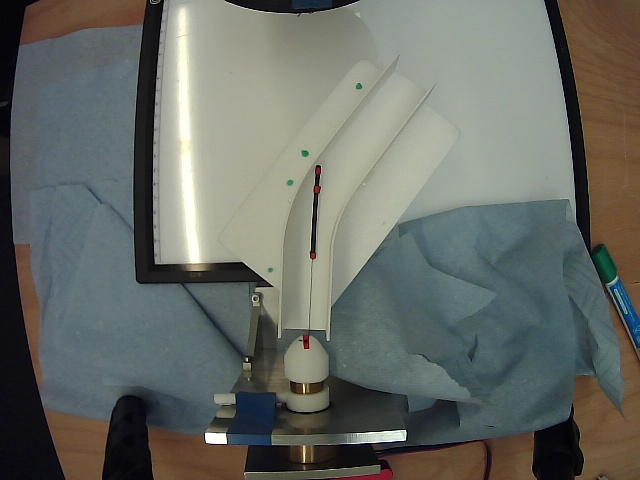
#> input picture focused_image_straight.jpg, 640 x 480 px, found by its file name
$ python hardware_move.py
#> lines starting #> are read from the running program, lines starting #| are printed output that depends on the picture; after the words box and inside, x2 and y2 are one past the last pixel; in counts of white or black regions, pixels touching at a corner belong together
#> (reads scrap/red_roi_box.json from the repository)
### proper_research/vision/bounds_beam.py
import cv2
import json
import os
import numpy as np
import matplotlib.pyplot as plt
from proper_research.vision.vision_w_tangnet import detect_4_red_markers_in_roi
from proper_research.vision.measure_length import new_capture
from proper_research.vision.line_fit_through_points import measure_tip_base_angles,make_beam_frame_from_proximal_markers, project_point_to_beam_frame
from proper_research.vision.detect_blue import load_manual_vessel_boundaries_with_frame
# from proper_research.vision.boundaries import detect_blue_vessel_boundaries, smooth_boundary
RED_ROI_CONFIG_FILE = "red_roi_box.json"
BLUE_ROI_CONFIG_FILE = "blue_roi_box.json"
GREEN_ROI_CONFIG_FILE = "green_roi_box.json"
MANUAL_VESSEL_BOUNDARY_FILE = "manual_vessel_boundaries.json"
# [175 lines left out: functions save_roi_box, load_search_area, area_to_bbox, draw_area_overlay, plot_contact_lumen_debug, not called in this run]
def unit(v):
    v = np.asarray(v, float)
    return v / (np.linalg.norm(v) + 1e-12)
# [274 lines left out: functions build_lumen_from_parametric_boundaries, make_fixed_local_frame, make_fixed_local_frame, load_roi_box, compute_tip_wall_distances_with_radius, beam_polyline_from_markers and 3 more, not called in this run]
import cv2
import numpy as np
# from skimage.morphology import skeletonize
# from skimage.graph import route_through_array

# [1136 lines left out: functions compute_marker_anchored_black_beam_length_px, draw_beam_and_vessel_overlay, interpolate_boundary_x_at_y, compare_beam_to_vessel, mm_to_px_distance, compute_beam_length_px and 14 more, not called in this run]
def px_to_mm_distance(dist_px, mm_per_pixel):
    return float(dist_px * mm_per_pixel)
# [64 lines left out: functions order_beam_markers, image_to_base_frame, not called in this run]


class AngleUnwrapper:
    def __init__(self):
        self.prev = None

    # [13 lines left out: function __call__, not called in this run]


unwrap_tip_angle = AngleUnwrapper()

def order_beam_marker_candidates(candidates, pivot_hint=None):
    items = list(candidates)

    # 2026-09-14: 2-marker case added for a short-insertion (<~25mm)
    # calibration check, where only base+tip are visible (tangent_start /
    # mag_start markers not yet clear of the advancer/sheath). Every
    # existing caller still passes min_markers=3 by default, so this branch
    # is opt-in, not a change to default behaviour.
    if len(items) not in (2, 3, 4):
        raise ValueError(f"Expected 2, 3, or 4 candidates, got {len(items)}")

    pts = [np.array(c["point"], dtype=np.float32) for c in items]

    if pivot_hint is not None:
        pivot_hint = np.array(pivot_hint, dtype=np.float32)
        start_idx = int(np.argmin([np.linalg.norm(p - pivot_hint) for p in pts]))
    else:
        start_idx = int(np.argmin([p[0] for p in pts]))

    ordered = [items.pop(start_idx)]

    while items:
        last_pt = np.array(ordered[-1]["point"], dtype=np.float32)
        next_idx = int(np.argmin([
            np.linalg.norm(np.array(c["point"], dtype=np.float32) - last_pt)
            for c in items
        ]))
        ordered.append(items.pop(next_idx))

    if len(ordered) == 4:
        base_c, mag_start_c, tangent_start_c, tip_c = ordered
    elif len(ordered) == 3:
        base_c, tangent_start_c, tip_c = ordered
        mag_start_c = None
    else:  # 2: base + tip only, no tangent_start marker visible
        base_c, tip_c = ordered
        mag_start_c = None
        tangent_start_c = None

    return base_c, mag_start_c, tangent_start_c, tip_c
def signed_angle_between_vectors(v1, v2):
    a1 = np.arctan2(v1[1], v1[0])
    a2 = np.arctan2(v2[1], v2[0])
    ang = np.degrees(a2 - a1)

    while ang > 180:
        ang -= 360
    while ang < -180:
        ang += 360

    return float(ang)
# [6 lines left out: function normalize_2d, not called in this run]
def measure_tip_state_4markers(
    image_filename="focused_image.jpg",
    roi_box=None,
    roi_polygon=None,
    show=True,
    show_debug_markers=False,
    unwrap_angle=True,
    pivot_hint=None,
    base_px_ref=None,
    ex_ref=None,
    ey_ref=None,
):
#> called with image_filename = 'focused_image_straight.jpg', roi_box = (240, 49, 126, 233), show = False, show_debug_markers = False, unwrap_angle = False, pivot_hint = (318.2, 369.7)
    image_bgr = cv2.imread(image_filename)
#> image_bgr is the input picture: shape (480, 640, 3); mean B, G, R 100.8, 107, 103.6
    if image_bgr is None:
        raise FileNotFoundError(f"Could not read image at {image_filename}")

    detected_candidates = detect_4_red_markers_in_roi(
        image_bgr,
        roi_box=roi_box,
        roi_polygon=roi_polygon,
        min_area=4,
        max_area=40000,
        sat_min=50,
        val_min=40,
        hue1_high=10,
        hue2_low=170,
        show_debug=show_debug_markers,
        min_markers=3,
        max_markers=4,
    )

    if detected_candidates is None or len(detected_candidates) < 3:
        raise RuntimeError(
            f"Expected at least 3 detected red markers, got: {detected_candidates}"
        )

    base_c, mag_start_c, tangent_start_c, tip_c = order_beam_marker_candidates(
        detected_candidates,
        pivot_hint=pivot_hint
    )

    # base_px = base_c["point"]
    base_px = (318.0,292.0)

    mag_start_px = None if mag_start_c is None else mag_start_c["point"]
    tangent_start_px = tangent_start_c["point"]
    tip_px = tip_c["point"]

    base = np.array(base_px, dtype=np.float32)
    tangent_start = np.array(tangent_start_px, dtype=np.float32)
    tip = np.array(tip_px, dtype=np.float32)

    mag_start = None if mag_start_px is None else np.array(mag_start_px, dtype=np.float32)

    # -------------------------------------------------
    # USE STRAIGHT-IMAGE FRAME IF PROVIDED
    # -------------------------------------------------
    if base_px_ref is not None and ex_ref is not None and ey_ref is not None:
        base_ref = np.asarray(base_px_ref, dtype=float).reshape(2,)
        base_cart = np.array([base_ref[0], -base_ref[1]], dtype=float)

        ex_fit = np.asarray(ex_ref, dtype=float).reshape(2,)
        ey_fit = np.asarray(ey_ref, dtype=float).reshape(2,)

        ex_fit = ex_fit / (np.linalg.norm(ex_fit) + 1e-12)
        ey_fit = ey_fit / (np.linalg.norm(ey_fit) + 1e-12)
    else:
        if mag_start is not None:
            base_cart, ex_fit, ey_fit = make_beam_frame_from_proximal_markers(
                base_px=base,
                mag_start_px=mag_start,
                tangent_start_px=tangent_start,
            )
        else:
            # fallback: use base -> tangent_start as beam axis
            base_cart = np.array([base[0], -base[1]], dtype=float)

            ex_fit = np.array([
                tangent_start[0] - base[0],
                -(tangent_start[1] - base[1]),
            ], dtype=float)
            ex_fit = ex_fit / (np.linalg.norm(ex_fit) + 1e-12)

            ey_fit = np.array([-ex_fit[1], ex_fit[0]], dtype=float)

    tip_xy = project_point_to_beam_frame(
        point_px=tip,
        origin_cart=base_cart,
        ex=ex_fit,
        ey=ey_fit,
    )

    # tangent in Cartesian convention
    tan_vec = np.array([
        tip[0] - tangent_start[0],
        -(tip[1] - tangent_start[1])
    ], dtype=np.float32)

    ref_vec = ex_fit.astype(np.float32)

    tangent_angle_deg = signed_angle_between_vectors(ref_vec, tan_vec)

    if unwrap_angle:
        tangent_angle_deg = unwrap_tip_angle(tangent_angle_deg)

    tip_base_angle_info = measure_tip_base_angles(
        base_px=base if base_px_ref is None else np.asarray(base_px_ref, dtype=np.float32),
        tip_px=tip,
        ex_ref=ex_fit,
    )

    result = {
        "tip_image_px": (float(tip[0]), float(tip[1])),
        "tip_xy_from_base": (float(tip_xy[0]), float(tip_xy[1])),
        "tip_tangent_angle_deg": float(tangent_angle_deg),
        "tip_base_abs_angle_deg": float(tip_base_angle_info["tip_base_abs_angle_deg"]),
        "tip_base_angle_from_vertical_deg": float(tip_base_angle_info["tip_base_angle_from_vertical_deg"]),
        "tip_base_angle_from_ref_deg": float(tip_base_angle_info["tip_base_angle_from_ref_deg"]),
        "markers": {
            "base_px": tuple(map(float, base_px)),
            "mag_start_px": None if mag_start_px is None else tuple(map(float, mag_start_px)),
            "tangent_start_px": tuple(map(float, tangent_start_px)),
            "tip_px": tuple(map(float, tip_px)),
        },
        "marker_diameters_px": {
            "base_px": float(base_c["diameter_px"]),
            "mag_start_px": None if mag_start_c is None else float(mag_start_c["diameter_px"]),
            "tangent_start_px": float(tangent_start_c["diameter_px"]),
            "tip_px": float(tip_c["diameter_px"]),
        },
        "marker_areas_px": {
            "base_px": float(base_c["area"]),
            "mag_start_px": None if mag_start_c is None else float(mag_start_c["area"]),
            "tangent_start_px": float(tangent_start_c["area"]),
            "tip_px": float(tip_c["area"]),
        },
        "beam_frame_fit": {
            "origin_cart": tuple(map(float, base_cart)),
            "ex": tuple(map(float, ex_fit)),
            "ey": tuple(map(float, ey_fit)),
        },
        "roi_box": roi_box,
        "roi_polygon": roi_polygon,
    }

    # [12 lines of commented-out code are left out]

    if show:
        vis = image_bgr.copy()

        if roi_polygon is not None:
            pts = np.array(roi_polygon, dtype=np.int32)
            cv2.polylines(vis, [pts], isClosed=True, color=(0, 255, 255), thickness=2)
    elif roi_box is not None:
        x, y, w, h = roi_box
        cv2.rectangle(vis, (x, y), (x + w, y + h), (0, 255, 255), 2)

        color_map = {
            "base_px": (255, 0, 0),
            "mag_start_px": (0, 255, 255),
            "tangent_start_px": (255, 0, 255),
            "tip_px": (0, 0, 255),
        }

        for key, p in result["markers"].items():
            cv2.circle(vis, (int(p[0]), int(p[1])), 6, color_map[key], -1)

        # draw the REFERENCE frame through reference base
        if base_px_ref is not None:
            p0 = np.array(base_px_ref, dtype=float)
        else:
            p0 = np.array([base[0], base[1]], dtype=float)

        ex_img = np.array([ex_fit[0], -ex_fit[1]], dtype=float)
        p1 = p0 - 300 * ex_img
        p2 = p0 + 300 * ex_img

        cv2.line(
            vis,
            (int(round(p1[0])), int(round(p1[1]))),
            (int(round(p2[0])), int(round(p2[1]))),
            (255, 255, 0),
            2,
        )

        plt.figure(figsize=(8, 8))
        plt.imshow(cv2.cvtColor(vis, cv2.COLOR_BGR2RGB))
        plt.title("Tip measurement in fixed straight-reference frame")
        plt.axis("off")
        plt.show()

    return result
# [196 lines left out: functions draw_arrow_from_point, unit_vector, unsigned_angle_between_vectors, compute_boundary_tangent_vector_at_y, compute_tip_to_both_wall_tangents, compute_tip_to_wall_tangent_angle and 2 more, not called in this run]
# [16 lines that do not run on import are left out]

### proper_research/vision/vision_w_tangnet.py
import cv2
import json
import os
import numpy as np
import matplotlib.pyplot as plt

from proper_research.vision.measure_length import new_capture

ROI_CONFIG_FILE = "red_roi_box.json"


# ----------------------------
# ROI utilities
# ----------------------------
# [32 lines left out: functions save_roi_box, load_roi_box, select_roi_interactive, not called in this run]


# ----------------------------
# Angle helper
# ----------------------------
class AngleUnwrapper:
    def __init__(self):
        self.prev = None

    # [13 lines left out: function __call__, not called in this run]


unwrap_tip_angle = AngleUnwrapper()
# [99 lines left out: functions signed_angle_between_vectors, angle_deg_from_points, image_to_base_frame, order_four_markers, measure_tip_state_4markers, not called in this run]

def detect_4_red_markers_in_roi(
    image_bgr,
    roi_box=None,
    roi_polygon=None,
    min_area=2,
    max_area=40000,
    show_debug=False,
    sat_min=20,
    val_min=20,
    hue1_low=0,
    hue1_high=20,
    hue2_low=160,
    hue2_high=180,
    debug_allow_less_than_4=False,
    min_markers=3,
    max_markers=4,
):
    """
    Detect red markers inside either:
      - roi_box: (x, y, w, h)
      - roi_polygon: [(x1, y1), (x2, y2), ...]

    Returns full-image coordinates.
    """
#> called with roi_box = (240, 49, 126, 233), min_area = 4, max_area = 40000, show_debug = False, sat_min = 50, val_min = 40, hue1_low = 0, hue1_high = 10

    # [10 lines left out: function polygon_to_local_mask, not called in this run]

    H, W = image_bgr.shape[:2]

    if roi_polygon is not None:
        pts = np.array(roi_polygon, dtype=np.float32)
        if len(pts) < 3:
            raise ValueError("roi_polygon must contain at least 3 points.")

        xs = pts[:, 0]
        ys = pts[:, 1]

        x0 = max(0, int(np.floor(xs.min())))
        y0 = max(0, int(np.floor(ys.min())))
        x1 = min(W, int(np.ceil(xs.max())))
        y1 = min(H, int(np.ceil(ys.max())))

        if x1 <= x0 or y1 <= y0:
            raise ValueError("roi_polygon bounding box is empty.")

        roi = image_bgr[y0:y1, x0:x1].copy()
        spatial_mask = polygon_to_local_mask(
            shape_hw=roi.shape[:2],
            polygon_pts=roi_polygon,
            offset_xy=(x0, y0),
        )
        roi_desc = {"type": "polygon", "polygon": roi_polygon}

    elif roi_box is not None:
        x, y, w, h = roi_box
        x0 = max(0, int(x))
        y0 = max(0, int(y))
        x1 = min(W, x0 + int(w))
        y1 = min(H, y0 + int(h))

        if x1 <= x0 or y1 <= y0:
            raise ValueError(f"Invalid roi_box: {roi_box}")

        roi = image_bgr[y0:y1, x0:x1].copy()
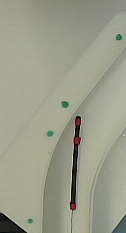
#> roi: shape (233, 126, 3); mean B, G, R 139.4, 157.1, 155.5
        spatial_mask = np.full(roi.shape[:2], 255, dtype=np.uint8)
        roi_desc = {"type": "box", "box": (x0, y0, x1 - x0, y1 - y0)}

    else:
        roi = image_bgr.copy()
        x0, y0 = 0, 0
        spatial_mask = np.full(roi.shape[:2], 255, dtype=np.uint8)
        roi_desc = None

    hsv = cv2.cvtColor(roi, cv2.COLOR_BGR2HSV)
#> hsv: shape (233, 126, 3); mean H, S, V 33.6, 31.4, 157.6

    lower1 = np.array([hue1_low, sat_min, val_min], dtype=np.uint8)
    upper1 = np.array([hue1_high, 255, 255], dtype=np.uint8)

    lower2 = np.array([hue2_low, sat_min, val_min], dtype=np.uint8)
    upper2 = np.array([hue2_high, 255, 255], dtype=np.uint8)

    mask1 = cv2.inRange(hsv, lower1, upper1)
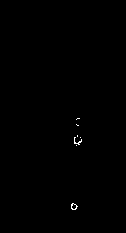
#> mask1: shape (233, 126); 0.19% white in thin lines or dots, all inside (x1, y1, x2, y2) = (71, 118, 82, 210)
    mask2 = cv2.inRange(hsv, lower2, upper2)
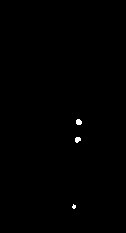
#> mask2: shape (233, 126); 0.25% white; 3 white regions (1 under 20 px), largest, box (x1, y1, x2, y2) and area: (76, 119, 82, 125) 30, (75, 137, 81, 143) 28
    mask = cv2.bitwise_or(mask1, mask2)
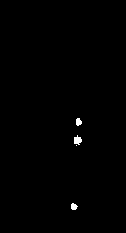
#> mask: shape (233, 126); 0.44% white; 4 white regions (1 under 20 px), largest, box (x1, y1, x2, y2) and area: (74, 135, 82, 145) 54, (76, 118, 82, 126) 37, (71, 203, 78, 210) 36

    mask = cv2.bitwise_and(mask, spatial_mask)

    k = np.ones((3, 3), np.uint8)
    mask_open = cv2.morphologyEx(mask, cv2.MORPH_OPEN, k)
#> mask_open: shape (233, 126); 0.4% white; 3 white regions
    mask_open = cv2.bitwise_and(mask_open, spatial_mask)

    contours, _ = cv2.findContours(mask_open, cv2.RETR_EXTERNAL, cv2.CHAIN_APPROX_SIMPLE)
#> contours = 3 contours; box (x1, y1, x2, y2) and area: (74, 137, 82, 144) 38, (76, 118, 82, 125) 25, (71, 204, 77, 210) 24
#> (the rest of the program and of its run is left out)
